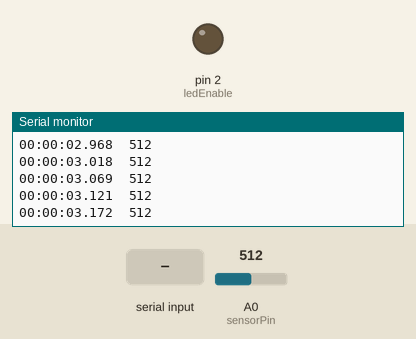
Recording of a sketch running on a simulated Arduino Uno, built with avr-gcc and run on an emulated ATmega328P. On the bench: output pins drawn as LEDs (lit = HIGH), the last lines printed to the serial monitor. Inputs (shaded band) come from the test bench; at power-on: A0 (sensorPin) = 512.

Above: at 3.2 s.
3.3 s: "p" received over Serial
At 4.5 s:
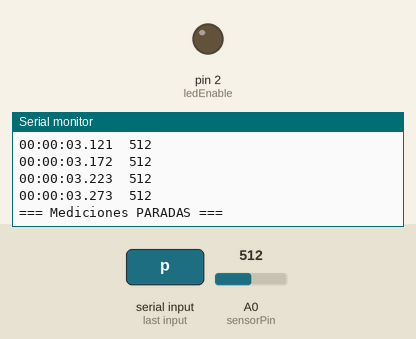
4.8 s: "r" received over Serial
At 4.94 s:
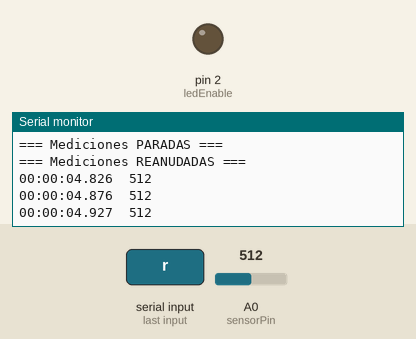
Timing chart, 0 to 7.8 s (numbered marks = the images above; inputs shaded):
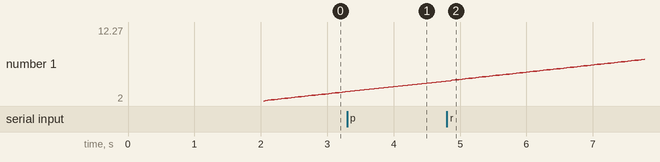

The sketch:

Prueba_QTR_Ind.ino
```cpp
/**
 * TEAM PAMBACODE
 *
 * Programa de registro de lecturas de un sensor LDR con control de emisores LED.
 * Permite pausar y reanudar las mediciones vía comandos serie ('p' para parar,
 * 'r' para reanudar'), e imprime cada muestra con timestamp en formato
 * HH:MM:SS.mmm seguido del valor ADC de luminosidad.
 *
 * Fecha:     2025/06/11
 * Versión:   1.0.0
 *
 * Autores:
 * - César Arturo       / CesarDAlvin
 * - Sara Crystel       / Sara130401
 * - Ceron Dauzon       / Juryelcd
 */

// Pin analógico donde está conectado el LDR (mediante divisor de tensión)
const int sensorPin   = A0;

// Pin digital que habilita los emisores (LEDs IR u otro)
const int ledEnable   = 2;

// Estado de medición: true = midiendo, false = detenido
bool running = true;

void setup() {
  // Configura el pin de emisores como salida y lo apaga inicialmente
  pinMode(ledEnable, OUTPUT);
  digitalWrite(ledEnable, LOW);

  // Inicia comunicación serie a 9600 baudios
  Serial.begin(9600);

  // Breve retardo para dar tiempo a que un programa Python u otro cliente
  // abra el puerto serie antes de empezar a enviar datos
  delay(2000);

  // Mensaje inicial de instrucciones para el usuario
  Serial.println("Envía 'p' para PARAR, 'r' para REANUDAR.");
}

void loop() {
  // --- 0) Comprobar si hay comando serie para pausar/reanudar ---
  if (Serial.available() > 0) {
    char cmd = Serial.read();
    if (cmd == 'p' || cmd == 'P') {
      running = false;
      Serial.println("=== Mediciones PARADAS ===");
    }
    else if (cmd == 'r' || cmd == 'R') {
      running = true;
      Serial.println("=== Mediciones REANUDADAS ===");
    }
  }

  // Si está detenido, esperamos un breve intervalo y volvemos a checar comandos
  if (!running) {
    delay(100);
    return;
  }

  // --- 1) Obtener y formatear tiempo transcurrido desde inicio ---
  unsigned long t        = millis();         // Tiempo en ms desde arranque
  unsigned long ms       = t % 1000;         // Milisegundos restantes
  unsigned long totalSec = t / 1000;         // Total de segundos
  unsigned int sec       = totalSec % 60;    // Segundos (0–59)
  unsigned int min       = (totalSec / 60) % 60; // Minutos (0–59)
  unsigned int hr        = totalSec / 3600;  // Horas

  // Imprime timestamp en formato HH:MM:SS.mmm
  if (hr  < 10) Serial.print('0');
  Serial.print(hr);
  Serial.print(':');
  if (min < 10) Serial.print('0');
  Serial.print(min);
  Serial.print(':');
  if (sec < 10) Serial.print('0');
  Serial.print(sec);
  Serial.print('.');
  if (ms < 100) Serial.print('0');
  if (ms <  10) Serial.print('0');
  Serial.print(ms);
  Serial.print('\t');  // Tabulador separador antes del valor ADC

  // --- 2) Activar emisores para iluminar el LDR antes de la medición ---
  digitalWrite(ledEnable, HIGH);
  delayMicroseconds(100);  // Retardo breve para estabilizar la iluminación

  // --- 3) Leer valor ADC del LDR y enviarlo ---
  int valorADC = analogRead(sensorPin);
  Serial.println(valorADC);

  // --- 4) Apagar emisores tras la lectura ---
  digitalWrite(ledEnable, LOW);

  // Espera aproximada para lograr ~20 lecturas por segundo
  delay(50);
}
```

Measured:
- after the input at 3.3 s, the serial monitor: prints a new line at once (image 1)
- after the input at 4.8 s, the serial monitor: prints a new line at once (image 2)
- plotted number 1: 3.27 → 12.27 after the input at 4.8 s
